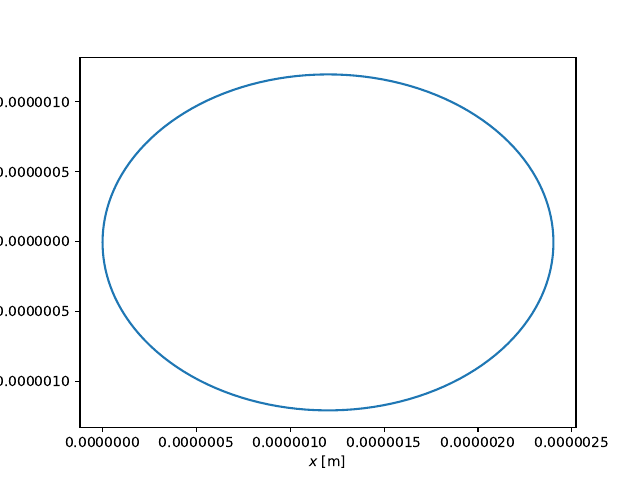

Python code for this plot:
#Compute and draw the path of a charged particle moving in a magnetic field

# importing the required modules
import matplotlib.pyplot as plt 
import numpy as np
import math

c      = 2.99792458e8           #Speed of light in vacuum [m/s]
mNU2SI = 1.782661921e-36        #Mass in natural units (NU) [eV] to SI [kg]
eV2J   = 1.602176634e-19        #Electronvolt to Joule ratio
pNU2SI = 5.344329812061466e-28  #Turn momentum in eV to SI units

q=-1.602176634e-19 #Electron charge [C=As]
#m=0.51099895e6  #Electron mass
m=105.6583745e6 #Muon mass  [eV/c^2]
#m=1776.86e6     #Tau mass
m=m*mNU2SI

#TODO WIP, wrong sign? Check factors... template for a 
#simple analytic formula cross-check for the num diff eq sol.
def BpathSimple(P_in,s_in,dt,Nt):
    P=np.multiply(pNU2SI,P_in)   #Convert to SI
    xP=[]
    zP=[]
    #Find particle's path in magnetic field
    Plen = math.sqrt(sum(elem**2. for elem in P))
    qpB = q*np.cross(P,B)
    qpBlen = math.sqrt(sum(elem**2. for elem in qpB)) 
    R = Plen**2/qpBlen
    print 'R='+str(R)
    for it in range(Nt):
        x = s_in[0] + R*np.cos(it*dt) - R
        y = s_in[2] + R*np.sin(it*dt)
        #print x,y
        xP.append(x)
        zP.append(y)    
    return xP,zP

#Find a (charged) particle's path in a magnetic field
#By solving new location numerically from
#  m\vec{a} = q \vec{v} \times \vec{B}
def Bpath(P_in,s_in,dt,Nt):
    P=np.multiply(pNU2SI,P_in)   #Convert to SI
    v=np.multiply(1./m,P)        #Velocity
    vlen0 = math.sqrt(sum(elem**2. for elem in v))
    s=s_in
    xP=[]
    zP=[]
    #Find particle's path in magnetic field
    for it in range(Nt):
        xP.append(s[0])
        zP.append(s[2])    
        qvB = q*np.cross(v,B)
        v = np.add(v,(dt/m)*qvB)
        vlen1 = math.sqrt(sum(elem**2. for elem in v))
        v=np.multiply(vlen0/vlen1,v)
        s = np.add(s,np.multiply(dt,v))
    return xP,zP

### MAIN

paths=[]
B=[0,1,0]  #Magnetic field [T], 1 T = 1 kg/s^2/A
s=[0,0,0]  #Init. spatial crd.s [m]
P=[0,0,360]  #Momentum
#P=[4.334,14.078,361.937]


#Arg.s: momentum, position, t-step length, #t-steps
#paths.append(Bpath(P,s,1e-10,1000000))
#paths.append(Bpath(P,s,1e-9, 100000 ))
#paths.append(Bpath(P,s,1e-8, 10000  )) #Definitely OK i.e. converged
#paths.append(Bpath(P,s,1e-6, 100  )) #Slight deviation, ~OK
#paths.append(Bpath(P,s,1e-5, 10  ))  #Way too much deviation

#paths.append(BpathSimple(P,s,1e-3, 700))
paths.append(Bpath(P,s,1e-11, 1000))

#Plot paths
for iPath in range(len(paths)):
    plt.plot(paths[iPath][0], paths[iPath][1]) 
plt.xlabel(r'$x$ [m]') 
plt.ylabel(r'$z$ [m]') 
plt.savefig("magneticField.pdf")
plt.clf()
